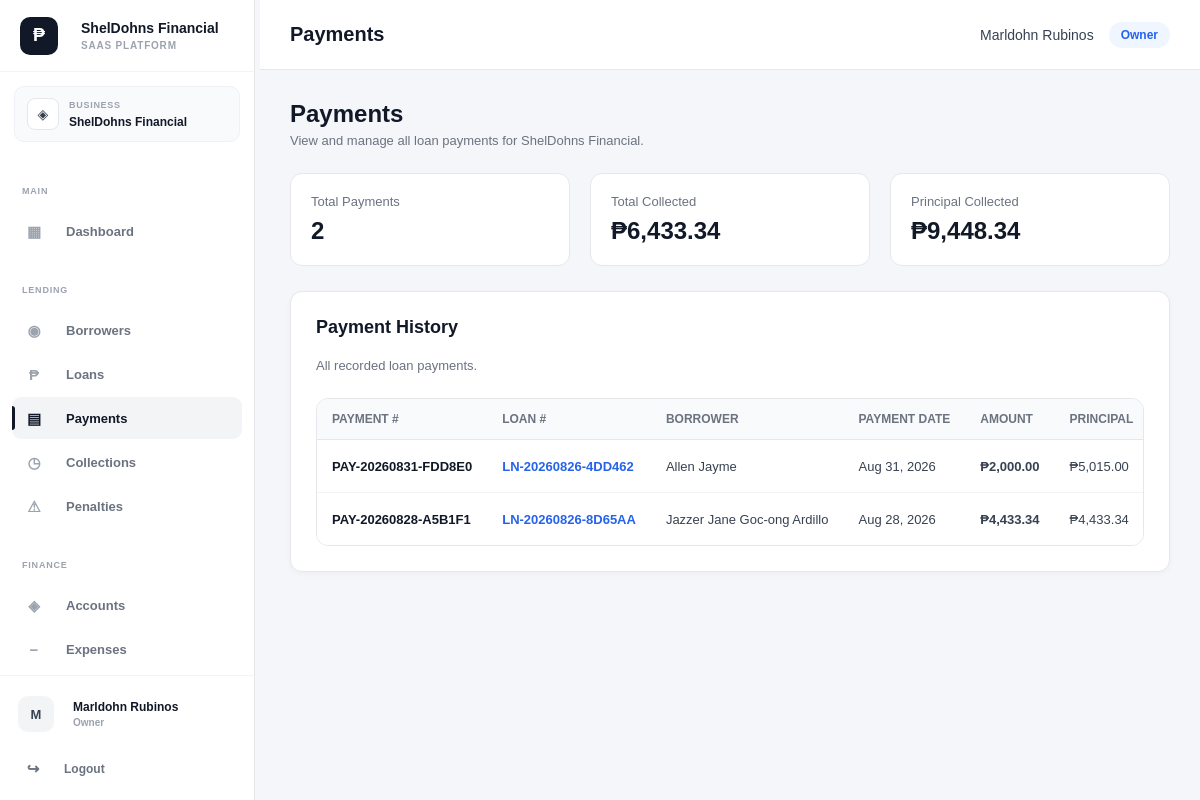
The app's page /public/index.php?url=payments (signed in) with its own data.
### tables this page shows
CREATE TABLE `loan_payments` (
  `id` int(10) UNSIGNED NOT NULL,
  `business_id` bigint(20) UNSIGNED NOT NULL,
  `loan_id` int(10) UNSIGNED NOT NULL,
  `schedule_id` int(10) UNSIGNED DEFAULT NULL,
  `account_id` int(10) UNSIGNED NOT NULL,
  `payment_number` varchar(50) DEFAULT NULL,
  `payment_date` date NOT NULL,
  `amount` decimal(15,2) NOT NULL DEFAULT 0.00,
  `principal_amount` decimal(15,2) NOT NULL DEFAULT 0.00,
  `interest_amount` decimal(15,2) NOT NULL DEFAULT 0.00,
  `penalty_amount` decimal(15,2) NOT NULL DEFAULT 0.00,
  `notes` text DEFAULT NULL,
  `status` enum('posted','void') NOT NULL DEFAULT 'posted',
  `created_by` int(10) UNSIGNED DEFAULT NULL,
  `created_at` timestamp NOT NULL DEFAULT current_timestamp(),
  `updated_at` timestamp NOT NULL DEFAULT current_timestamp() ON UPDATE current_timestamp()
);

CREATE TABLE `loans` (
  `id` int(10) UNSIGNED NOT NULL,
  `business_id` bigint(20) UNSIGNED NOT NULL,
  `borrower_id` int(10) UNSIGNED NOT NULL,
  `account_id` int(10) UNSIGNED DEFAULT NULL,
  `category_id` int(10) UNSIGNED DEFAULT NULL,
  `loan_number` varchar(50) NOT NULL,
  `principal_amount` decimal(15,2) NOT NULL DEFAULT 0.00,
  `interest_rate` decimal(8,2) NOT NULL DEFAULT 0.00,
  `interest_type` enum('flat','reducing_balance') NOT NULL DEFAULT 'flat',
  `payment_type` enum('installment','full_payment') NOT NULL DEFAULT 'installment',
  `term` int(11) NOT NULL DEFAULT 1,
  `term_period` enum('days','weeks','months','years') NOT NULL DEFAULT 'months',
  `processing_fee` decimal(15,2) NOT NULL DEFAULT 0.00,
  `total_interest` decimal(15,2) NOT NULL DEFAULT 0.00,
  `total_payable` decimal(15,2) NOT NULL DEFAULT 0.00,
  `release_date` date DEFAULT NULL,
  `first_payment_date` date DEFAULT NULL,
  `status` enum('pending','approved','active','completed','overdue','cancelled','rejected') NOT NULL DEFAULT 'pending',
  `purpose` varchar(255) DEFAULT NULL,
  `notes` text DEFAULT NULL,
  `created_by` int(10) UNSIGNED DEFAULT NULL,
  `created_at` timestamp NOT NULL DEFAULT current_timestamp(),
  `updated_at` timestamp NOT NULL DEFAULT current_timestamp() ON UPDATE current_timestamp()
);

### app/views/payments/index.php (the view, shortened to what the rows shown need)
<?php
$payments =
    $payments
    ?? [];
?>
<!DOCTYPE html>
<html lang="en">
<head>
    <link
        rel="stylesheet"
        href="assets/css/style.css"
    >
</head>
<body>
<div class="main-content">
    <div class="container">
        <div class="page-header">
            <div>
                <h1>
                    Payments
                </h1>
            </div>
        </div>
        <div class="form-card">
            <div class="page-header">
                <div>
                    <h2>
                        Payment History
                    </h2>
                </div>
            </div>
            <?php if (
                empty(
                    $payments
                )
            ): ?>
                <div class="payment-empty-state">
                    <div class="payment-empty-icon">
                        💳
                    </div>
                    <h3>
                        No Payments Found
                    </h3>
                    <p>
                        There are currently no recorded
                        loan payments.
                    </p>
                </div>
            <?php else: ?>
                <div class="table-container">
                    <table class="payments-table">
                        <thead>
                            <tr>
                                <th>
                                    Payment #
                                </th>
                                <th>
                                    Loan #
                                </th>
                                <th>
                                    Borrower
                                </th>
                                <th>
                                    Payment Date
                                </th>
                                <th>
                                    Amount
                                </th>
                                <th>
                                    Principal
                                </th>
                            </tr>
                        </thead>
                        <tbody>
                        <?php foreach (
                            $payments
                            as $payment
                        ): ?>
                            <tr>
                                <td>
                                    <span
                                        class="payment-number"
                                    >
                                        <?= htmlspecialchars(
                                            $payment[
                                                'payment_number'
                                            ]
                                            ??
                                            '—'
                                        ) ?>
                                    </span>
                                </td>
                                <td>
                                    <?php if (
                                        !empty(
                                            $payment['loan_id']
                                        )
                                    ): ?>
                                        <a
                                            href="index.php?url=loans/show&id=<?= (int)$payment['loan_id'] ?>"
                                            class="payment-loan-link"
                                        >
                                            <?= htmlspecialchars(
                                                $payment[
                                                    'loan_number'
                                                ]
                                                ??
                                                (
                                                    '#'
                                                    .
                                                    $payment[
                                                        'loan_id'
                                                    ]
                                                )
                                            ) ?>
                                        </a>
                                    <?php else: ?>
                                        —
                                    <?php endif; ?>
                                </td>
                                <td>
                                    <?= htmlspecialchars(
                                        $payment[
                                            'borrower_name'
                                        ]
                                        ??
                                        '—'
                                    ) ?>
                                </td>
                                <td>
                                    <?php
                                    if (
                                        !empty(
                                            $payment[
                                                'payment_date'
                                            ]
                                        )
                                    ) {
                                        echo htmlspecialchars(
                                            date(
                                                'M d, Y',
                                                strtotime(
                                                    $payment[
                                                        'payment_date'
                                                    ]
                                                )
                                            )
                                        );
                                    } else {
                                        echo '—';
                                    }
                                    ?>
                                </td>
                                <td>
                                    <span
                                        class="payment-amount"
                                    >
                                        ₱<?= number_format(
                                            (float)(
                                                $payment[
                                                    'amount'
                                                ]
                                                ??
                                                0
                                            ),
                                            2
                                        ) ?>
                                    </span>
                                </td>
                                <td>
                                    ₱<?= number_format(
                                        (float)(
                                            $payment[
                                                'principal_amount'
                                            ]
                                            ??
                                            0
                                        ),
                                        2
                                    ) ?>
                                </td>
                            </tr>
                        <?php endforeach; ?>
                        </tbody>
                    </table>
                </div>
            <?php endif; ?>
        </div>
    </div>
</div>
</body>
</html>

### records on screen
loan_payments: payment_number "PAY-20260831-FDD8E0", loan.loan_number "LN-20260826-4DD462", payment "Allen Jayme", payment_date "Aug 31, 2026", amount "2,000.00", loan.principal_amount "5,015.00"
loan_payments: payment_number "PAY-20260828-A5B1F1", loan.loan_number "LN-20260826-8D65AA", payment "Jazzer Jane Goc-ong Ardillo", payment_date "Aug 28, 2026", amount "4,433.34", loan.principal_amount "4,433.34"

### other values on screen
$sidebarBrandName "ShelDohns Financial"
$sidebarBrandTagline "SAAS PLATFORM"
$business['name'] "ShelDohns Financial"
$avatarLetter "M"
$displayName "Marldohn Rubinos"
$displayRole "Owner"
$user['full_name'] "Marldohn Rubinos"
$tenantRole "Owner"
$totalPayments "2"
$totalAmount "6,433.34"
$totalPrincipal "9,448.34"
